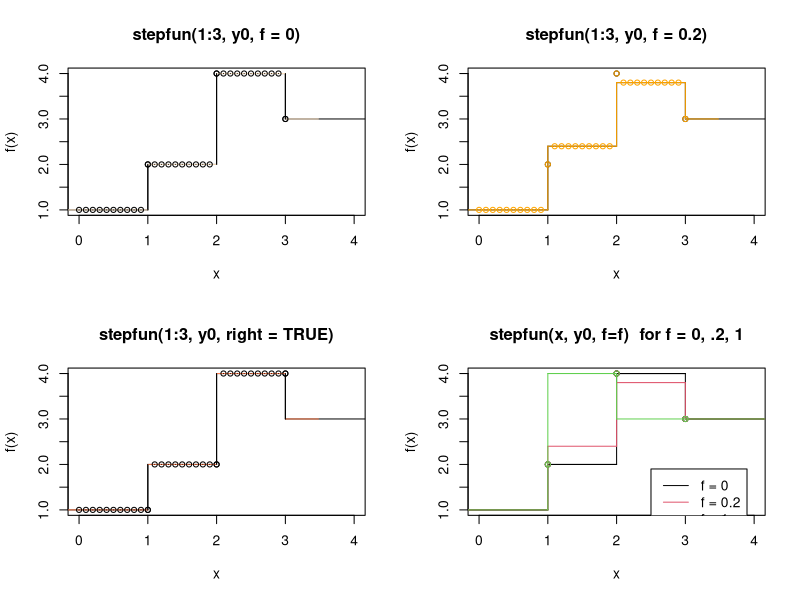
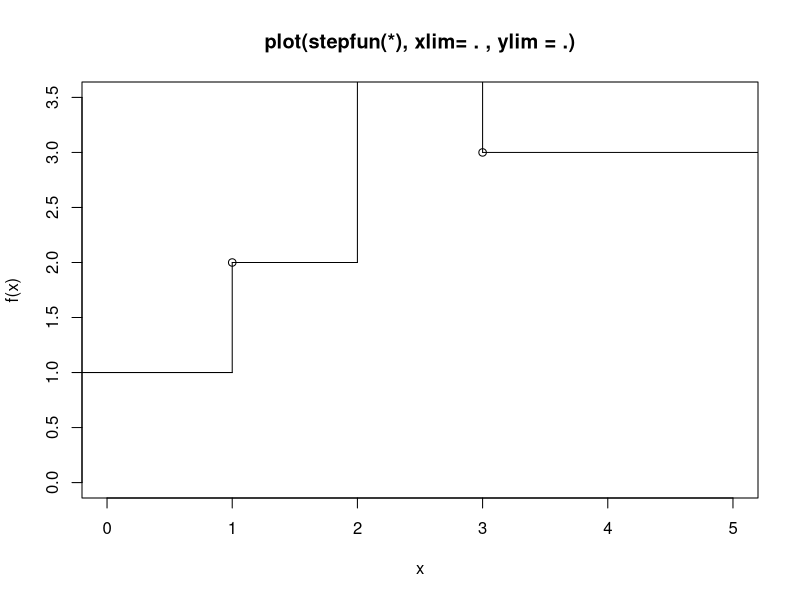
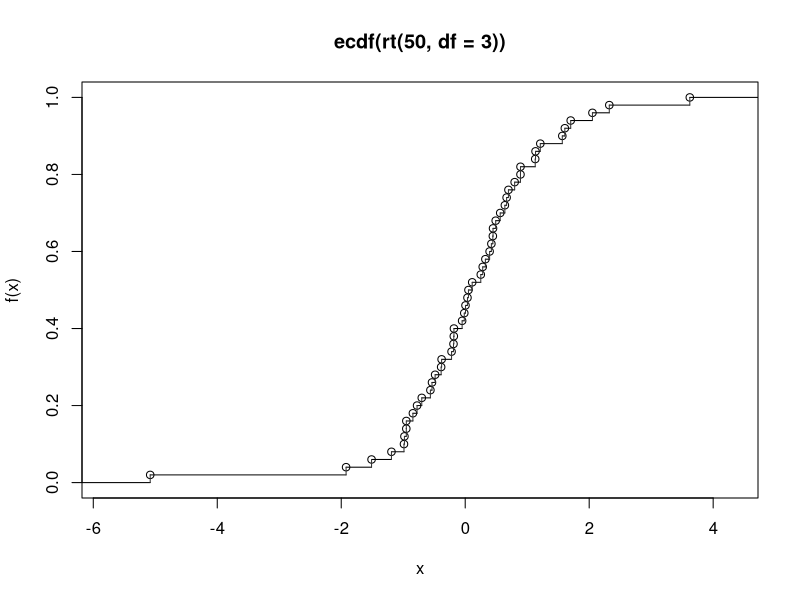

Write the R code that produced these figures, in order.
#!/usr/bin/r

# Plot Step Functions
# Description
# Method of the generic plot for stepfun objects and utility for plotting piecewise constant functions.

# Usage
# ## S3 method for class 'stepfun'
# plot(x, xval, xlim, ylim = range(c(y, Fn.kn)),
#      xlab = "x", ylab = "f(x)", main = NULL,
#      add = FALSE, verticals = TRUE, do.points = (n < 1000),
#      pch = par("pch"), col = par("col"),
#      col.points = col, cex.points = par("cex"),
#      col.hor = col, col.vert = col,
#      lty = par("lty"), lwd = par("lwd"), ...)

# ## S3 method for class 'stepfun'
# lines(x, ...)
# Arguments
# x	
# an R object inheriting from "stepfun".

# xval	
# numeric vector of abscissa values at which to evaluate x. Defaults to knots(x) restricted to xlim.

# xlim, ylim	
# limits for the plot region: see plot.window. Both have sensible defaults if omitted.

# xlab, ylab	
# labels for x and y axis.

# main	
# main title.

# add	
# logical; if TRUE only add to an existing plot.

# verticals	
# logical; if TRUE, draw vertical lines at steps.

# do.points	
# logical; if TRUE, also draw points at the (xlim restricted) knot locations. Default is true, for sample size < 1000.

# pch	
# character; point character if do.points.

# col	
# default color of all points and lines.

# col.points	
# character or integer code; color of points if do.points.

# cex.points	
# numeric; character expansion factor if do.points.

# col.hor	
# color of horizontal lines.

# col.vert	
# color of vertical lines.

# lty, lwd	
# line type and thickness for all lines.

# ...	
# further arguments of plot(.), or if(add) segments(.).

# Value
# A list with two components

# t	
# abscissa (x) values, including the two outermost ones.

# y	
# y values ‘in between’ the t[].

# Author(s)
# Martin Maechler maechler@stat.math.ethz.ch, 1990, 1993; ported to R, 1997.

# See Also
# ecdf for empirical distribution functions as special step functions, approxfun and splinefun.

# Examples

require(graphics)

y0 <- c(1,2,4,3)
sfun0  <- stepfun(1:3, y0, f = 0)
sfun.2 <- stepfun(1:3, y0, f = .2)
sfun1  <- stepfun(1:3, y0, right = TRUE)

tt <- seq(0, 3, by = 0.1)
op <- par(mfrow = c(2,2))
plot(sfun0); plot(sfun0, xval = tt, add = TRUE, col.hor = "bisque")
plot(sfun.2);plot(sfun.2, xval = tt, add = TRUE, col = "orange") # all colors
plot(sfun1);lines(sfun1, xval = tt, col.hor = "coral")
##-- This is  revealing :
plot(sfun0, verticals = FALSE,
     main = "stepfun(x, y0, f=f)  for f = 0, .2, 1")
for(i in 1:3)
  lines(list(sfun0, sfun.2, stepfun(1:3, y0, f = 1))[[i]], col = i)
legend(2.5, 1.9, paste("f =", c(0, 0.2, 1)), col = 1:3, lty = 1, y.intersp = 1)
par(op)

# Extend and/or restrict 'viewport':
plot(sfun0, xlim = c(0,5), ylim = c(0, 3.5),
     main = "plot(stepfun(*), xlim= . , ylim = .)")

##-- this works too (automatic call to  ecdf(.)):
plot.stepfun(rt(50, df = 3), col.vert = "gray20")